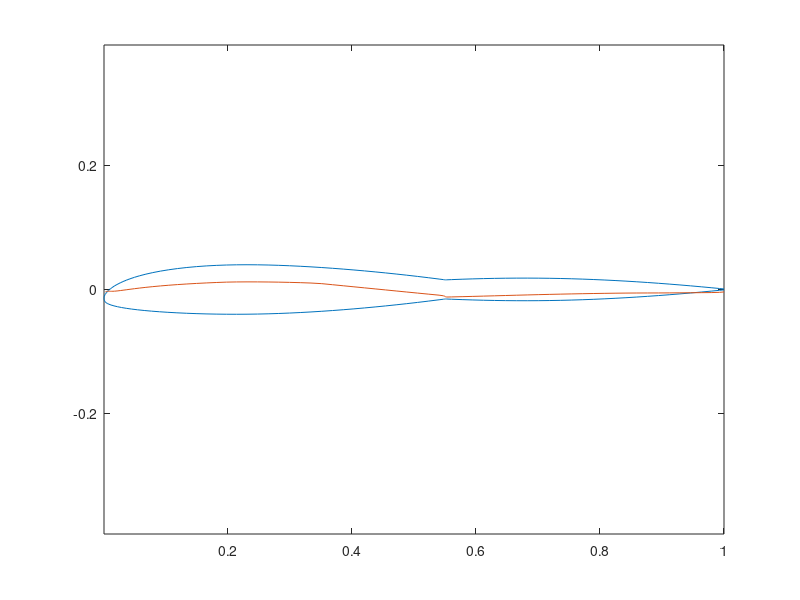

Reproduce this figure in MATLAB.
airfoil=[    1.000000      0.750000E-03;
   0.9926903      0.1464513E-02;
   0.9803627      0.2643261E-02;
   0.9632852      0.4223235E-02;
   0.9461322      0.5753347E-02;
   0.9289089      0.7214632E-02;
   0.9116236      0.8603515E-02;
   0.8942777      0.9914942E-02;
   0.8768720      0.1114616E-01;
   0.8594120      0.1229508E-01;
   0.8418966      0.1335762E-01;
   0.8243274      0.1432825E-01;
   0.8067072      0.1520145E-01;
   0.7890354      0.1597233E-01;
   0.7713291      0.1663584E-01;
   0.7536045      0.1718789E-01;
   0.7358684      0.1762562E-01;
   0.7181320      0.1794697E-01;
   0.7004044      0.1815092E-01;
   0.6826888      0.1823744E-01;
   0.6650055      0.1820764E-01;
   0.6473906      0.1806440E-01;
   0.6298463      0.1781172E-01;
   0.6123723      0.1745398E-01;
   0.5949797      0.1699605E-01;
   0.5776614      0.1644222E-01;
   0.5608151      0.1581181E-01;
   0.5548926      0.1556898E-01;
   0.5528105      0.1548101E-01;
   0.5517696      0.1543653E-01;
   0.5510379      0.1540507E-01;
   0.5506721      0.1538927E-01;
   0.5503073      0.1543713E-01;
   0.5495776      0.1553272E-01;
   0.5475125      0.1580236E-01;
   0.5405782      0.1669796E-01;
   0.5230569      0.1889392E-01;
   0.5056396      0.2098286E-01;
   0.4884043      0.2295844E-01;
   0.4713281      0.2482562E-01;
   0.4543790      0.2658911E-01;
   0.4374158      0.2826301E-01;
   0.4203520      0.2985287E-01;
   0.4032136      0.3135537E-01;
   0.3860009      0.3276505E-01;
   0.3687107      0.3407676E-01;
   0.3513664      0.3528305E-01;
   0.3339966      0.3637529E-01;
   0.3166267      0.3734294E-01;
   0.2992903      0.3817210E-01;
   0.2820220      0.3884722E-01;
   0.2648435      0.3935240E-01;
   0.2477789      0.3967102E-01;
   0.2308551      0.3978625E-01;
   0.2140993      0.3968144E-01;
   0.1975406      0.3934058E-01;
   0.1811976      0.3874855E-01;
   0.1650869      0.3789174E-01;
   0.1492360      0.3675761E-01;
   0.1337701      0.3534162E-01;
   0.1188470      0.3364847E-01;
   0.1046303      0.3169381E-01;
   0.9126253E-01  0.2950468E-01;
   0.7888368E-01  0.2712328E-01;
   0.6770059E-01  0.2461494E-01;
   0.5786154E-01  0.2206353E-01;
   0.4935841E-01  0.1953374E-01;
   0.4210206E-01  0.1708879E-01;
   0.3601510E-01  0.1479464E-01;
   0.3089596E-01  0.1265818E-01;
   0.2649407E-01  0.1063758E-01;
   0.2269821E-01  0.8729073E-02;
   0.1952501E-01  0.6989328E-02;
   0.1688407E-01  0.5419132E-02;
   0.1462614E-01  0.3969605E-02;
   0.1260341E-01  0.2569245E-02;
   0.1073631E-01  0.1172118E-02;
   0.9000067E-02 -0.2390979E-03;
   0.7335269E-02 -0.1721832E-02;
   0.5691775E-02 -0.3351646E-02;
   0.4125721E-02 -0.5123877E-02;
   0.2707520E-02 -0.7022068E-02;
   0.2119293E-02 -0.7944289E-02;
   0.1596907E-02 -0.8875702E-02;
   0.7414472E-03 -0.1085395E-01;
   0.2823126E-03 -0.1279691E-01;
   0.2136613E-03 -0.1467091E-01;
   0.4725765E-03 -0.1645335E-01;
   0.1051910E-02 -0.1817214E-01;
   0.2038274E-02 -0.1982758E-01;
   0.3530602E-02 -0.2129941E-01;
   0.5514145E-02 -0.2262136E-01;
   0.8144612E-02 -0.2388466E-01;
   0.1166376E-01 -0.2518186E-01;
   0.1625327E-01 -0.2653009E-01;
   0.2187839E-01 -0.2787633E-01;
   0.2850979E-01 -0.2919385E-01;
   0.3611848E-01 -0.3046671E-01;
   0.4473752E-01 -0.3169275E-01;
   0.5435488E-01 -0.3286315E-01;
   0.6501502E-01 -0.3397685E-01;
   0.7674337E-01 -0.3502984E-01;
   0.8949419E-01 -0.3601289E-01;
   0.1031978     -0.3691654E-01;
   0.1177341     -0.3772845E-01;
   0.1329511     -0.3843574E-01;
   0.1486761     -0.3902632E-01;
   0.1647429     -0.3949046E-01;
   0.1810198     -0.3982145E-01;
   0.1974610     -0.4001537E-01;
   0.2140625     -0.4006842E-01;
   0.2308429     -0.3997605E-01;
   0.2477774     -0.3973419E-01;
   0.2648435     -0.3934115E-01;
   0.2820203     -0.3879890E-01;
   0.2992876     -0.3811209E-01;
   0.3166238     -0.3728705E-01;
   0.3339940     -0.3633150E-01;
   0.3513644     -0.3525286E-01;
   0.3687093     -0.3405754E-01;
   0.3860002     -0.3275551E-01;
   0.4032133     -0.3135210E-01;
   0.4203520     -0.2985287E-01;
   0.4374158     -0.2826301E-01;
   0.4543790     -0.2658911E-01;
   0.4713281     -0.2482562E-01;
   0.4884043     -0.2295844E-01;
   0.5056396     -0.2098286E-01;
   0.5230569     -0.1889392E-01;
   0.5405782     -0.1669796E-01;
   0.5475125     -0.1580236E-01;
   0.5495776     -0.1553272E-01;
   0.5503073     -0.1543713E-01;
   0.5506721     -0.1538927E-01;
   0.5510379     -0.1540507E-01;
   0.5517696     -0.1543653E-01;
   0.5528105     -0.1548101E-01;
   0.5548926     -0.1556898E-01;
   0.5608151     -0.1581181E-01;
   0.5776614     -0.1644222E-01;
   0.5949797     -0.1699605E-01;
   0.6123723     -0.1745398E-01;
   0.6298463     -0.1781172E-01;
   0.6473906     -0.1806440E-01;
   0.6650055     -0.1820764E-01;
   0.6826888     -0.1823744E-01;
   0.7004044     -0.1815092E-01;
   0.7181320     -0.1794697E-01;
   0.7358684     -0.1762562E-01;
   0.7536045     -0.1718789E-01;
   0.7713291     -0.1663584E-01;
   0.7890354     -0.1597233E-01;
   0.8067072     -0.1520145E-01;
   0.8243274     -0.1432825E-01;
   0.8418966     -0.1335762E-01;
   0.8594120     -0.1229508E-01;
   0.8768720     -0.1114616E-01;
   0.8942777     -0.9914942E-02;
   0.9116236     -0.8603515E-02;
   0.9289089     -0.7214632E-02;
   0.9461322     -0.5753347E-02;
   0.9632852     -0.4223235E-02;
   0.9803627     -0.2643261E-02;
   0.9926903     -0.1464513E-02;
    1.000000     -0.7500000E-03];

plot(airfoil(:,1),airfoil(:,2),airfoil(1:82,1),(airfoil(1:82,2)+airfoil(84:165,2))/2)
axis equal
